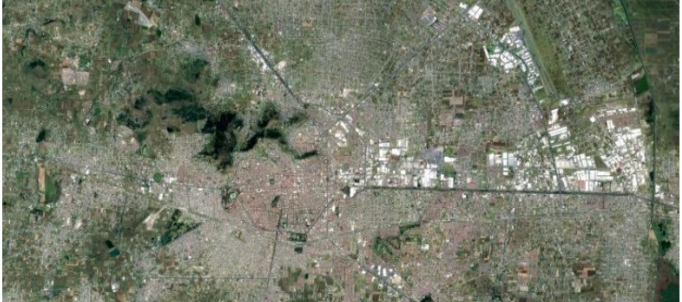
#> input picture Images/mapa_toluca_tomaaerea.png, 682 x 302 px
$ python -i intento_martes_2inputs.py   (imports and definitions only)
#> lines starting #> are read from the running program, lines starting #| are printed output that depends on the picture; after the words box and inside, x2 and y2 are one past the last pixel; in counts of white or black regions, pixels touching at a corner belong together
#> further down, picture is the input picture: shape (302, 682, 3); mean B, G, R 104.7, 120.7, 116.2
#> the answer given: Images/mapa_toluca_tomaaerea.png

import cv2
import numpy as np
import cv2
import numpy as np
import tkinter as tk
from tkinter import filedialog
from PIL import Image, ImageTk

# [1 line not run here, left out]
# () SHOULD BE RUTA_IMAGEN
def procesar_imagen(imagen_mapa,canvas_imagen):
#> called with imagen_mapa = 'Images/mapa_toluca_tomaaerea.png'
        imagen_mapa = cv2.imread(imagen_mapa)  #("C:\\Users\\fodel\\OneDrive\\Escritorio\\mapa_toluca_tomaaerea.png")

        # Cargar la imagen del mapa
        #imagen_mapa = cv2.imread("C:\\Users\\fodel\\OneDrive\\Escritorio\\mapa_toluca_tomaaerea.png")
        #imagen_mapa = cv2.imread("C:\\Users\\fodel\\OneDrive\\Escritorio\\toma1_lerma.png")

        # Convertir la imagen a escala de grises
        imagen_gris = cv2.cvtColor(imagen_mapa, cv2.COLOR_BGR2GRAY)
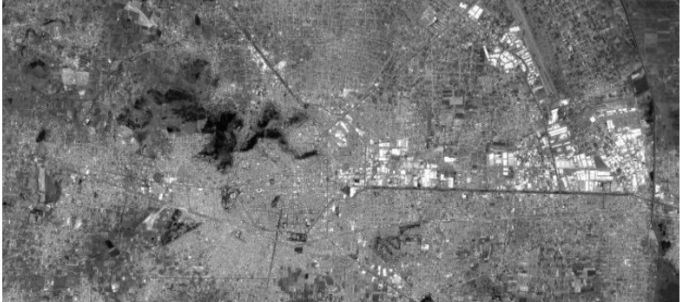
#> imagen_gris: shape (302, 682); min 2, max 255, mean 117.6

        # Convertir la imagen a espacio de color HSV
        imagen_hsv = cv2.cvtColor(imagen_mapa, cv2.COLOR_BGR2HSV)
#> imagen_hsv: shape (302, 682, 3); mean H, S, V 38.5, 41.7, 122.1

        # Aplicar umbral para identificar elementos (casas, calles, etc.)
        # _, imagen_umbral = cv2.threshold(imagen_gris, 150, 255, cv2.THRESH_BINARY)

        # Definir el rango de color amarillo en HSV
        # Estos valores pueden necesitar ajustes
        amarillo_bajo = np.array([10, 100, 100], dtype=np.uint8) #10,100,100
        amarillo_alto = np.array([33, 255, 255], dtype=np.uint8) #30,255,255

        mascara_amarilla = cv2.inRange(imagen_hsv, amarillo_bajo, amarillo_alto)
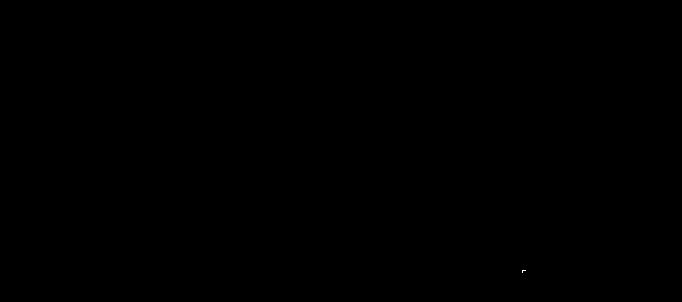
#> mascara_amarilla: shape (302, 682); 0% white in thin lines or dots, all inside (x1, y1, x2, y2) = (522, 270, 526, 273)

        contornos, _ = cv2.findContours(mascara_amarilla, cv2.RETR_EXTERNAL, cv2.CHAIN_APPROX_SIMPLE)
#> contornos = 1 item

        # Encontrar contornos en la imagen umbral
        contornos, _ = cv2.findContours(mascara_amarilla, cv2.RETR_EXTERNAL, cv2.CHAIN_APPROX_SIMPLE)


        # Filtrar contornos por área - suponiendo que las áreas más grandes son más densas
        contornos_densos = [c for c in contornos if cv2.contourArea(c) > 50]  # Área mínima ajustable
#> contornos_densos = []

        # Dibujar contornos en la imagen original
        cv2.drawContours(imagen_mapa, contornos_densos, -1, (0, 255, 0), 2)

        # Calcular la densidad de contornos por área y encontrar regiones densas
        umbral_densidad = 20  # Aumentar densidad a voluntad #Lerma funciono 15
                            #Parece ser que densidad para todo TOLUCA sirve 6-8 maso menos.


        centros_densos = []


        # Dibujar círculos rojos en las zonas densas
        for contorno in contornos_densos:
            M = cv2.moments(contorno)
            if M["m00"] != 0:
                centro_x = int(M["m10"] / M["m00"])
                centro_y = int(M["m01"] / M["m00"])
                centros_densos.append((centro_x, centro_y))
                cv2.circle(imagen_mapa, (centro_x, centro_y), 10, (0, 0, 255), -1)
#> this loop made 0 passes
#> after the loop, centros_densos = []

        # Dibujar líneas entre los centros de los contornos densos
        for i in range(len(centros_densos) - 1):
            cv2.line(imagen_mapa, centros_densos[i], centros_densos[i + 1], (255, 0, 0), 2)


        # Mostrar la imagen con contornos
        cv2.imshow("Mapa con Contornos", imagen_mapa)
        cv2.waitKey(0)
        cv2.destroyAllWindows()

# [1 line not run here, left out]

def seleccionar_imagen(canvas_imagen):
    ruta_imagen = filedialog.askopenfilename(title="Seleccionar Imagen", filetypes=[("Archivos de imagen", "*.png;*.jpg;*.jpeg;*.bmp")])

    if ruta_imagen:
        procesar_imagen(ruta_imagen, canvas_imagen)

#Showing Window
# [2 lines not run here, left out]

# Botón para seleccionar imagen
# [1 line that did not run here, left out]
# [1 line not run here, left out]

# Canvas para mostrar la imagen procesada
# [1 line that did not run here, left out]
# [1 line not run here, left out]


#AQUI SELECCIONAMOS LA IMAGEN Y AGREGAMOS CANVAS_IMAGEN PARA QUE NO CREE UN CANVAS NUEVO Y NOS MUESTRE EL RESULTADO
# EN EL CANVAS YA EXISTENTE
#def seleccionar_imagen(canvas_imagen):
#    ruta_imagen = filedialog.askopenfilename(title="Seleccionar Imagen", filetypes=[("Archivos de imagen", "*.png;*.jpg;*.jpeg;*.bmp")])
#
#    if ruta_imagen:
#        procesar_imagen(ruta_imagen, canvas_imagen)

# Función para actualizar el canvas con la imagen procesada
def actualizar_canvas(imagen_cv2, canvas_imagen):
    imagen_rgb = cv2.cvtColor(imagen_cv2, cv2.COLOR_BGR2RGB)
    imagen_pil = Image.fromarray(imagen_rgb)
    imagen_tk = ImageTk.PhotoImage(imagen_pil)
    canvas_imagen.config(width=imagen_tk.width(), height=imagen_tk.height())
    canvas_imagen.create_image(0, 0, anchor=tk.NW, image=imagen_tk)
    canvas_imagen.imagen_tk = imagen_tk  # Guardar una referencia para evitar la recolección de basura
    cv2.imshow("Mapa con Contornos", imagen_mapa)
    cv2.waitKey(0)
    cv2.destroyAllWindows()

# Mostrar la ventana
# [1 line not run here, left out]

>>> import cv2
>>> picture = cv2.imread('Images/mapa_toluca_tomaaerea.png')
>>> result = seleccionar_imagen(picture)

$ run again, on Images/toma1_lerma.png
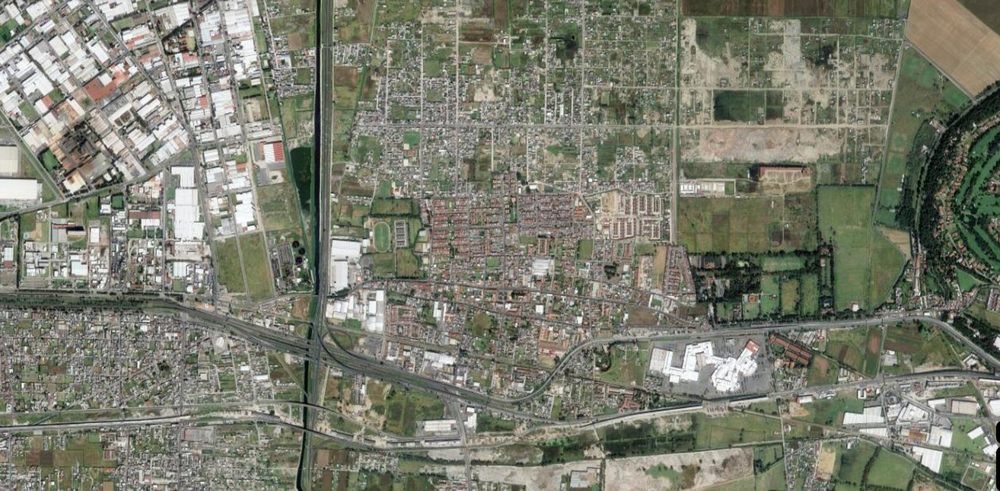
#> input picture Images/toma1_lerma.png, 1000 x 491 px, shrunk from 1567 x 770 before the run
#> picture is the input picture: shape (491, 1000, 3); mean B, G, R 110.7, 124.9, 122.8
#> in procesar_imagen, `imagen_gris = cv2.cvtColor(imagen_mapa, cv2.COLOR_BGR2GRAY)`:
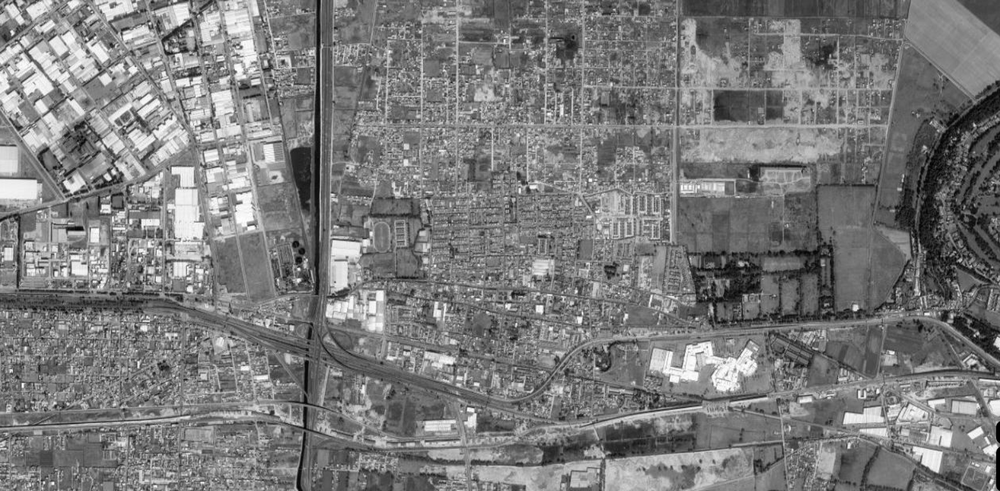
#> imagen_gris: shape (491, 1000); min 0, max 255, mean 122.7
#> imagen_hsv: shape (491, 1000, 3); mean H, S, V 39.2, 39.6, 127.5
#> mascara_amarilla: shape (491, 1000); 0.02% white in thin lines or dots, all inside (x1, y1, x2, y2) = (63, 1, 917, 478)
#> contornos = 32 contours, all with area under 20
#> contornos_densos = []

$ run again, on Images/berlin_aerial.png
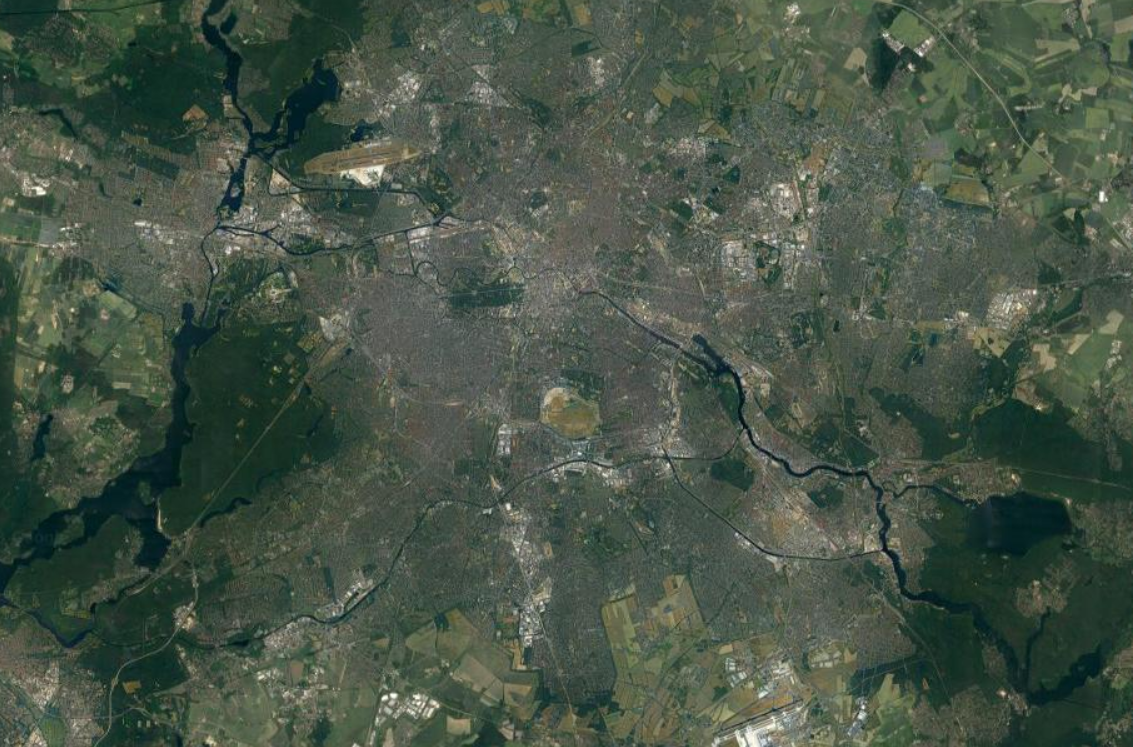
#> input picture Images/berlin_aerial.png, 1133 x 747 px
#> picture is the input picture: shape (747, 1133, 3); mean B, G, R 70.5, 84.6, 71.2
#> in procesar_imagen, `imagen_gris = cv2.cvtColor(imagen_mapa, cv2.COLOR_BGR2GRAY)`:
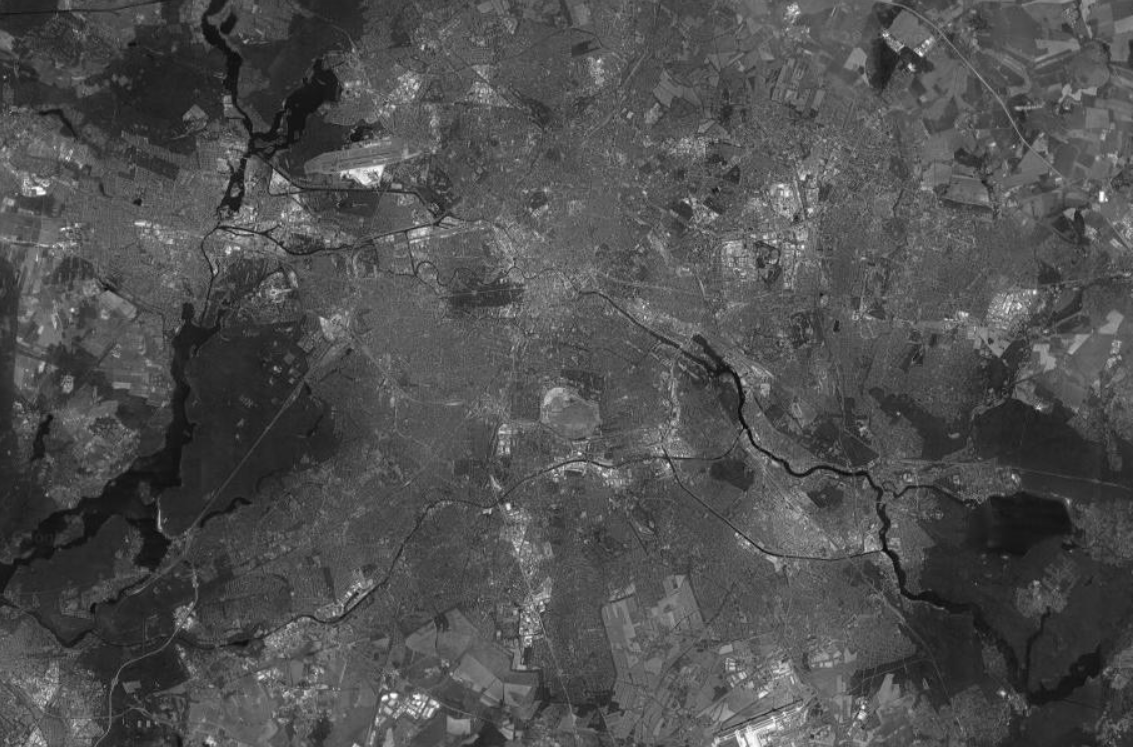
#> imagen_gris: shape (747, 1133); min 7, max 253, mean 79
#> imagen_hsv: shape (747, 1133, 3); mean H, S, V 57.6, 64.6, 84.8
#> mascara_amarilla: shape (747, 1133); 0.04% white in thin lines or dots, all inside (x1, y1, x2, y2) = (17, 5, 980, 747)
#> contornos = 34 contours, 32 with area under 20; largest, box (x1, y1, x2, y2) and area: (553, 398, 562, 408) 39, (772, 697, 790, 704) 37
#> contornos_densos = []
